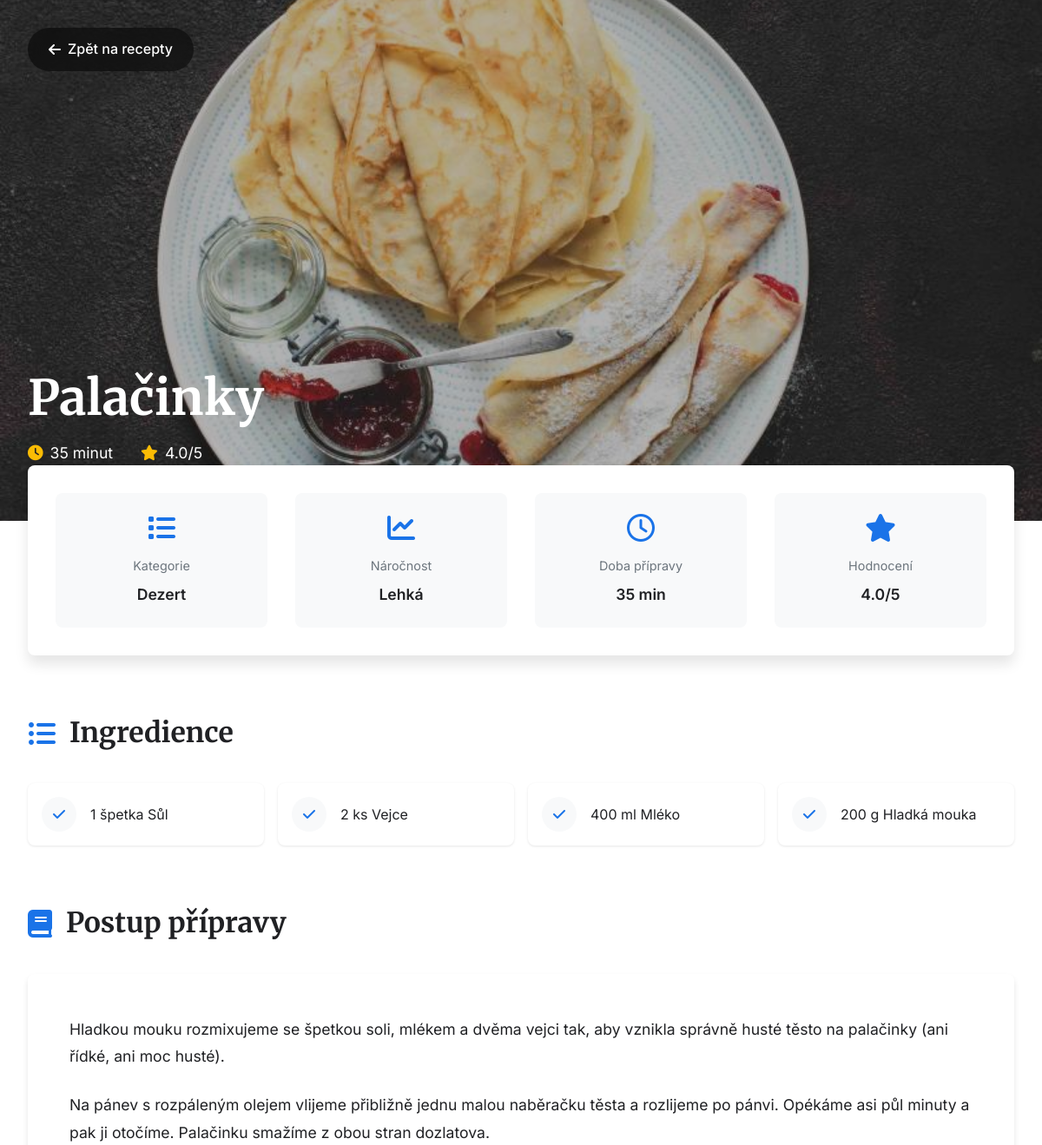
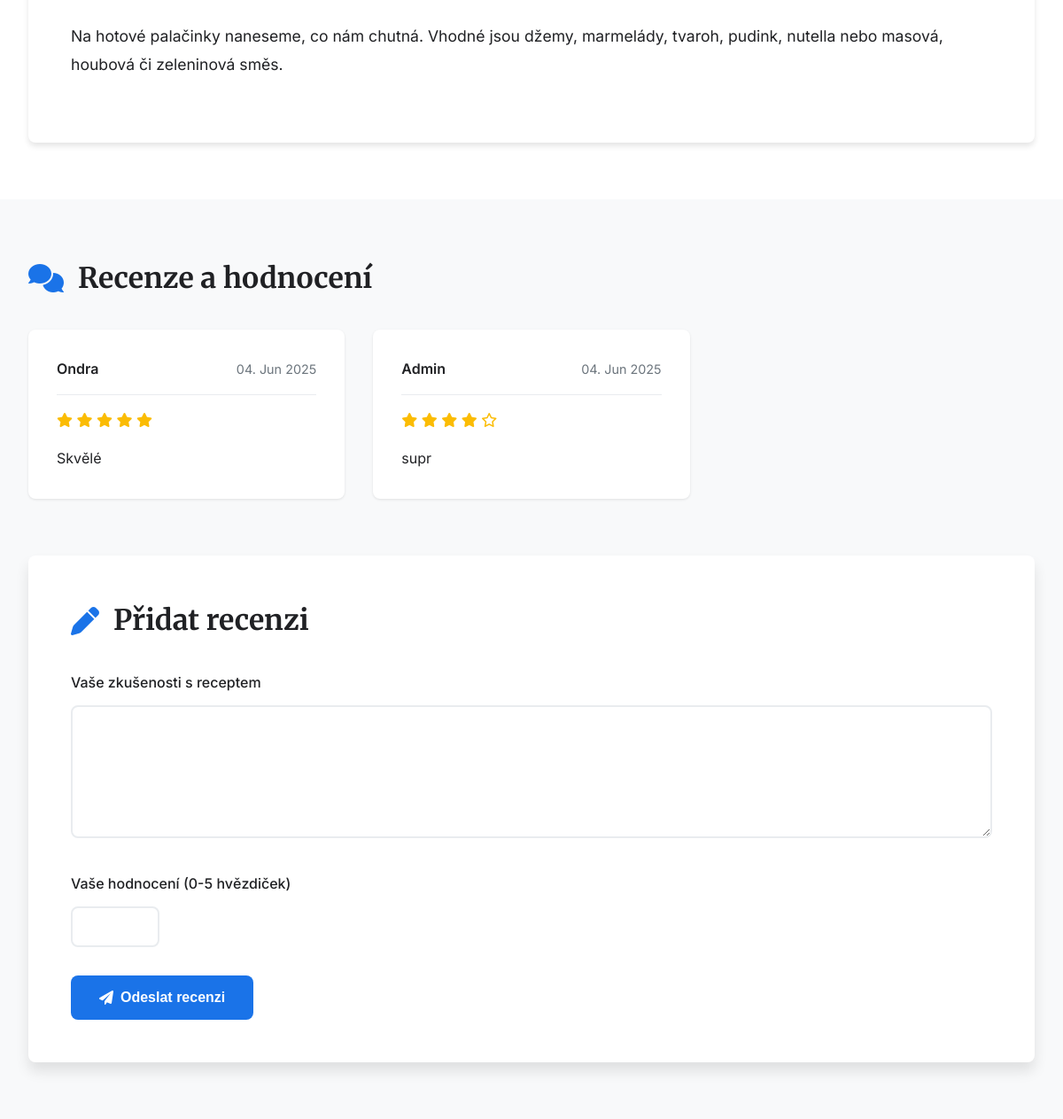
/1/, run on the app's committed database (2 pictures, top to bottom).
### recepty/models.py (models this page shows, shortened)
class Recept(models.Model):
    KATEGORIE_VOLBY = [
        ('hlavni', 'Hlavní jídlo'),
        ('dezert', 'Dezert'),
        ('polevka', 'Polévka'),
        ('predkrm', 'Předkrm'),
        ('napoj', 'Nápoj'),
    ]
    OBTIZNOST_VOLBY = [
        ('lehka', 'Lehká'),
        ('stredni', 'Střední'),
        ('tezka', 'Těžká'),
    ]
    nazev = models.CharField(max_length=200)
    postup = models.TextField()
    kategorie = models.CharField(max_length=20, choices=KATEGORIE_VOLBY)
    obtiznost = models.CharField(max_length=20, choices=OBTIZNOST_VOLBY)
    hodnoceni = models.FloatField(
        help_text="Hodnocení od 0 do 5",
        default=0
    )
    doba_pripravy = models.PositiveIntegerField(help_text="Doba v minutách")
    obrazek = models.ImageField(upload_to='recepty/', blank=True, null=True)
    autor = models.ForeignKey(User, on_delete=models.CASCADE, related_name='recepty', null=True, blank=True)
    vytvoreno = models.DateTimeField(auto_now_add=True)
    upraveno = models.DateTimeField(auto_now=True)
    class Meta:
        verbose_name = 'Recept'
        verbose_name_plural = 'Recepty'
        ordering = ['-vytvoreno']  # Řazení od nejnovějších
        indexes = [
            models.Index(fields=['nazev']),
            models.Index(fields=['kategorie']),
            models.Index(fields=['hodnoceni']),
            models.Index(fields=['vytvoreno']),
        ]

class Surovina(models.Model):
    recept = models.ForeignKey(Recept, related_name='suroviny', on_delete=models.CASCADE)
    nazev = models.CharField(max_length=100)
    mnozstvi = models.CharField(max_length=50, blank=True)
    class Meta:
        verbose_name = 'Surovina'
        verbose_name_plural = 'Suroviny'
        ordering = ['id']  # Zachová pořadí, v jakém byly suroviny přidány
        indexes = [
            models.Index(fields=['nazev']),
        ]

class Recenze(models.Model):
    recept = models.ForeignKey('Recept', on_delete=models.CASCADE, related_name='recenze')
    uzivatel = models.ForeignKey(User, on_delete=models.CASCADE)
    text = models.TextField()
    hodnoceni = models.IntegerField()
    datum = models.DateTimeField(auto_now_add=True)
    class Meta:
        verbose_name = 'Recenze'
        verbose_name_plural = 'Recenze'
        ordering = ['-datum']  # Řazení od nejnovějších
        indexes = [
            models.Index(fields=['hodnoceni']),
            models.Index(fields=['datum']),
        ]
        unique_together = ['recept', 'uzivatel']  # Jeden uživatel může přidat pouze jednu recenzi k receptu

### recepty/views.py (the view)
# urls.py: path('<int:pk>/', views.detail, name='detail'),
def detail(request, pk):
    recept = get_object_or_404(Recept, pk=pk)
    recenze = recept.recenze.all().order_by('-datum')
    if request.method == 'POST':
        if not request.user.is_authenticated:
            messages.error(request, 'Pro přidání recenze se musíte přihlásit.')
            return redirect('recepty:login')
        form = RecenzeForm(request.POST)
        if form.is_valid():
            recenze = form.save(commit=False)
            recenze.recept = recept
            recenze.uzivatel = request.user
            recenze.save()
            prumer = recept.recenze.aggregate(models.Avg('hodnoceni'))['hodnoceni__avg']
            recept.hodnoceni = round(prumer, 1) if prumer else 0
            recept.save()
            messages.success(request, 'Recenze byla úspěšně přidána.')
            return redirect('recepty:detail', pk=pk)
    else:
        form = RecenzeForm()
    context = {
        'recept': recept,
        'recenze': recenze,
        'form': form
    }
    return render(request, 'recepty/detail.html', context)

### recepty/forms.py
class RecenzeForm(forms.ModelForm):
    class Meta:
        model = Recenze
        fields = ['text', 'hodnoceni']
        widgets = {
            'text': forms.Textarea(attrs={'class': 'form-control', 'rows': 4}),
            'hodnoceni': forms.NumberInput(attrs={'class': 'form-control', 'min': 0, 'max': 5})
        }

### recepty/templates/recepty/detail.html (shortened to what this page needs)
<!DOCTYPE html>
<html lang="cs">
<head>
    <link rel="stylesheet" href="https://cdnjs.cloudflare.com/ajax/libs/font-awesome/6.0.0/css/all.min.css">
</head>
<body>
    <div class="hero">
        {% if recept.obrazek %}
            <img class="hero-image" src="{{ recept.obrazek.url }}" alt="{{ recept.nazev }}">
        {% else %}
            <div class="hero-image" style="background: linear-gradient(45deg, #1a73e8, #4285f4);"></div>
        {% endif %}
        <div class="hero-content">
            <a href="{% url 'recepty:index' %}" class="back-link">
                <i class="fas fa-arrow-left"></i>
                Zpět na recepty
            </a>
            <h1 class="recipe-title">{{ recept.nazev }}</h1>
            <div class="recipe-meta">
                <div class="meta-item">
                    <i class="fas fa-clock"></i>
                    {{ recept.doba_pripravy }} minut
                </div>
                <div class="meta-item">
                    <i class="fas fa-star"></i>
                    {{ recept.hodnoceni }}/5
                </div>
            </div>
        </div>
    </div>
    <div class="content">
        <div class="quick-info">
            <div class="info-card">
                <i class="fas fa-list"></i>
                <div class="info-label">Kategorie</div>
                <div class="info-value">{{ recept.get_kategorie_display }}</div>
            </div>
            <div class="info-card">
                <i class="fas fa-chart-line"></i>
                <div class="info-label">Náročnost</div>
                <div class="info-value">{{ recept.get_obtiznost_display }}</div>
            </div>
            <div class="info-card">
                <i class="far fa-clock"></i>
                <div class="info-label">Doba přípravy</div>
                <div class="info-value">{{ recept.doba_pripravy }} min</div>
            </div>
            <div class="info-card">
                <i class="fas fa-star"></i>
                <div class="info-label">Hodnocení</div>
                <div class="info-value">{{ recept.hodnoceni }}/5</div>
            </div>
        </div>
        <div class="recipe-section">
            <h2 class="section-title">
                <i class="fas fa-list-ul"></i>
                Ingredience
            </h2>
            <div class="ingredients-grid">
                {% for surovina in recept.suroviny.all %}
                    <div class="ingredient-card">
                        <div class="ingredient-icon">
                            <i class="fas fa-check"></i>
                        </div>
                        <span>{{ surovina.mnozstvi }} {{ surovina.nazev }}</span>
                    </div>
                {% endfor %}
            </div>
        </div>
        <div class="recipe-section">
            <h2 class="section-title">
                <i class="fas fa-book"></i>
                Postup přípravy
            </h2>
            <div class="instructions">
                {{ recept.postup|linebreaks }}
            </div>
        </div>
        <div class="reviews-section">
            <div class="reviews-container">
                <h2 class="section-title">
                    <i class="fas fa-comments"></i>
                    Recenze a hodnocení
                </h2>
                {% if recenze %}
                    <div class="reviews-grid">
                        {% for r in recenze %}
                            <div class="review-card">
                                <div class="review-header">
                                    <span class="review-author">{{ r.uzivatel.username|default:"Anonym" }}</span>
                                    <span class="review-date">{{ r.datum|date:"d. M Y" }}</span>
                                </div>
                                <div class="review-rating">
                                    {% for i in "12345"|make_list %}
                                        {% if forloop.counter <= r.hodnoceni %}
                                            <i class="fas fa-star"></i>
                                        {% else %}
                                            <i class="far fa-star"></i>
                                        {% endif %}
                                    {% endfor %}
                                </div>
                                <div class="review-text">{{ r.text|linebreaks }}</div>
                            </div>
                        {% endfor %}
                    </div>
                {% else %}
                    <div class="empty-state">
                        <i class="far fa-comment-dots"></i>
                        <p>Zatím zde nejsou žádné recenze. Buďte první, kdo tento recept ohodnotí!</p>
                    </div>
                {% endif %}
                <div class="review-form">
                    <h2 class="section-title">
                        <i class="fas fa-pen"></i>
                        Přidat recenzi
                    </h2>
                    <form method="post" novalidate>
                        <div class="form-group">
                            <label for="id_text" class="form-label">Vaše zkušenosti s receptem</label>
                            {{ form.text }}
                        </div>
                        <div class="form-group">
                            <label for="id_hodnoceni" class="form-label">Vaše hodnocení (0-5 hvězdiček)</label>
                            {{ form.hodnoceni }}
                        </div>
                        <button type="submit">
                            <i class="fas fa-paper-plane"></i>
                            Odeslat recenzi
                        </button>
                    </form>
                </div>
            </div>
        </div>
    </div>
</body>
</html>

### data on the page
Recept: obrazek (picture), nazev "Palačinky", doba_pripravy "35", hodnoceni "4.0", kategorie "Dezert", obtiznost "Lehká", postup "Hladkou mouku rozmixujeme se špetkou soli, mlékem a dvěma vejci tak, aby vznikla správně husté těsto na palačinky (ani řídké, ani moc husté). Na pánev s rozpáleným olejem vlijeme přibližně jednu malou naběračku těsta a rozlijeme po pánvi. Opékáme asi půl minuty a pak ji otočíme. Palačinku smažíme z obou stran dozlatova. Na hotové palačinky naneseme, co nám chutná. Vhodné jsou džemy, marmelády, tvaroh, pudink, nutella nebo masová, houbová či zeleninová směs."
Surovina: mnozstvi "1 špetka", nazev "Sůl"
Surovina: mnozstvi "2 ks", nazev "Vejce"
Surovina: mnozstvi "400 ml", nazev "Mléko"
Surovina: mnozstvi "200 g", nazev "Hladká mouka"
Recenze: uzivatel.username "Ondra", datum "04. Jun 2025", hodnoceni 5 (drawn), text "Skvělé"
Recenze: uzivatel.username "Admin", datum "04. Jun 2025", hodnoceni 4 (drawn), text "supr"
